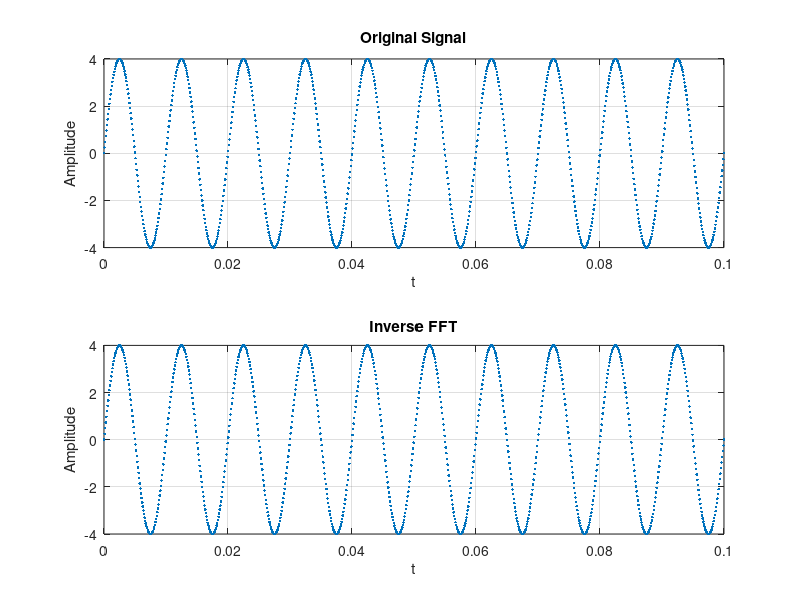

The MATLAB source for this figure: (Note: this script raises an error after producing the figure.)
clear, close all
f = 100;
t = linspace(0, 0.1, 1024);

x = 4 * sin(2 * pi * f * t);

X = fft(x);

x_inv = real(ifft(X));

figure;
subplot(2, 1, 1);
plot(t, x, ".");
title('Original Signal');
xlabel('t');
ylabel('Amplitude');
grid on;

subplot(2, 1, 2);
plot(t, x_inv, ".");
title('Inverse FFT');
xlabel('t');
ylabel('Amplitude');
grid on;

sgtitle('Signal');
